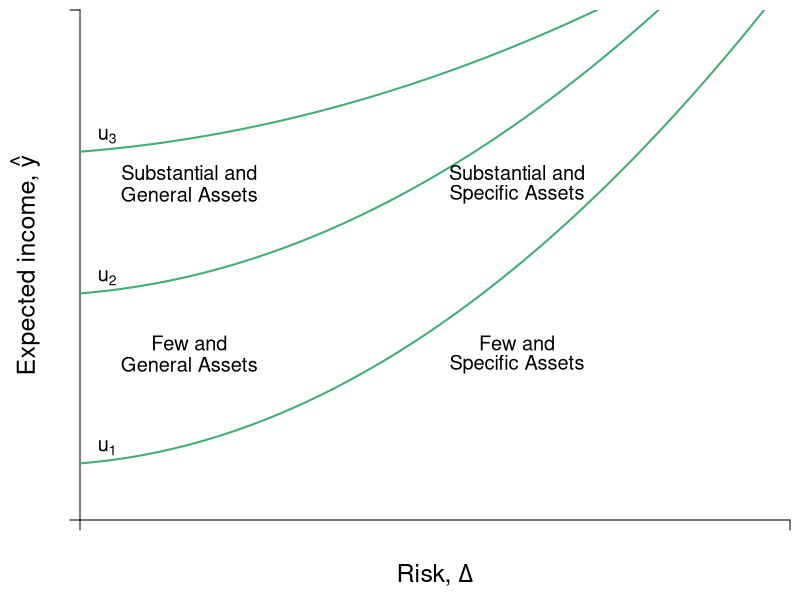

Write R code to recreate this figure.
#Graph Designer: Simon Halliday & Scott Cohn
#Authors: Bowles and Halliday
#Title: Coordination, Conflict and Competition: A Text in Microeconomics

library(shape)
pdf(file = "risk/indiff_map_assets.pdf", width = 8, height = 8)

#Set parameters for graphics
axislabelsize <- 1.5
labelsize <- 1.2
graphlinewidth <- 2
segmentlinewidth <- 1.5
a <- c(2, 4, 6)


COL <- c("#7fc97f", "#beaed4", "#fdc086", "#ffff99", "#386cb0", "#f0027f", "#bf5b17", "#666666")
COLA <- c("#e0f3db", "#99d8c9","#66c2a4","#41ae76", "#238b45", "#005824")
COLB <- c("#c6dbef", "#4eb3d3", "#2b8cbe", "#0868ac","#084081")
COLC <- c("#fcfbfd", "#efedf5", "#dadaeb", "#bcbddc", "#9e9ac8", "#807dba", "#6a51a3", "#54278f", "#3f007d")

par(mar =  c(4, 4, .5, .5))
xlims <- c(0, 13)
ylims <- c(0, 18)

indiff <- function(g, intercept = 4, slope = 0.09){
  intercept + slope*g^2 + 0.15*g
}

insur <- function(g, intercept = 3, slope = 0.36){
  intercept  + slope*g
}

#Indifference curves of a risk-averse homo economicus (2nd graph out of the two for 4.7)
indiffA <- function(x, ua = 2, slope = 1/12) {
  ua + slope*(x)^2
}


npts <- 501 
x <- seq(xlims[1], xlims[2], length.out = npts)
y <- seq(ylims[1], ylims[2], length.out = npts) 

plot(0, 0, xlim = xlims, ylim = ylims, type = "n",
     xlab = expression(paste("")),
     ylab = expression(paste("")), 
     xaxt = "n", 
     yaxt = "n", 
     cex.lab = axislabelsize, 
     bty = "n", 
     xaxs="i", 
     yaxs="i"
)

#x and y limits with plain axes without ticks/numbers to match previous graph

#ticksx <- seq(from = 0, to = xlims[2]+1, by = 4)
#xlabels <- seq(from = 0, to = xlims[2], by = 1)
ticksx <- c(xlims[1], xlims[2])
xlabels <- c(NA, NA)
#ticksy <- seq(from = 0, to = ylims[2]+1, by = 4)
#ylabels <- seq(from = 0, to = ylims[2], by = 1)
ticksy <- c(ylims[1], ylims[2])
ylabels <- c(NA, NA)

axis(1,at = ticksx,  pos = 0, labels = xlabels)
axis(2,at = ticksy,  pos = 0, labels = ylabels, las = 1)

npts <- 500 
xx1 <- seq(xlims[1], xlims[2], length.out = npts)
xx2 <- seq(0, xlims[2], length.out = npts)
xx3 <- seq(xlims[1], 0, length.out = npts)
xx4 <- seq(-11, 0, length.out = npts)


# lines(xx1, indiffA(xx1, ua = 2), col = COLB[4], lwd = graphlinewidth)
# lines(xx1, indiffA(xx1, ua = 16.2), col = COLB[4], lwd = graphlinewidth)
# lines(xx1, indiffA(xx1, ua = 28.4), col = COLB[4], lwd = graphlinewidth)

lines(xx1, indiff(xx1, intercept = 2, slope = 0.09), col = COLA[4], lwd = graphlinewidth, lty = 1)
#lines(xx1, indiff(xx1, intercept = 7, slope = 0.08), col = COLA[4], lwd = graphlinewidth, lty = 1)
lines(xx1, indiff(xx1, intercept = 8, slope = 0.075), col = COLA[4], lwd = graphlinewidth, lty = 1)
#lines(xx1, indiff(xx1, intercept = 9.2, slope = 0.08), col = COLA[4], lwd = graphlinewidth, lty = 1)
lines(xx1, indiff(xx1, intercept = 13, slope = 0.04), col = COLA[4], lwd = graphlinewidth, lty = 1)

#Axis labels and draw linear utility function
mtext(expression(paste("Risk, ", Delta)), side=1, line = 2.5, cex = axislabelsize)
text(xlims[1] - 1, ylims[2] - 0.5*(ylims[2] - ylims[1]), expression(paste("Expected income, ", hat(y))), xpd = TRUE, cex = axislabelsize, srt = 90) 

#label the three indifference curves

text(20.5, indiffA(20)+3.355, expression(paste(u[1])), xpd = TRUE, cex = labelsize)
text(16, indiffA(18)+9.8, expression(paste(u[2])),  xpd = TRUE, cex = labelsize)
text(10.5, indiffA(16)+15.5, expression(paste(u[3])),  xpd = TRUE, cex = labelsize)

# Asset Labels

text(2, 12.25, expression(paste("Substantial and")), xpd = TRUE, cex = labelsize)
text(2, 11.5, expression(paste("General Assets")), xpd = TRUE, cex = labelsize)

text(2, 6.25, expression(paste("Few and")), xpd = TRUE, cex = labelsize)
text(2, 5.5, expression(paste("General Assets")), xpd = TRUE, cex = labelsize)

text(8, 12.25, expression(paste("Substantial and")), xpd = TRUE, cex = labelsize)
text(8, 11.5, expression(paste("Specific Assets")), xpd = TRUE, cex = labelsize)

text(8, 6.25, expression(paste("Few and")), xpd = TRUE, cex = labelsize)
text(8, 5.5, expression(paste("Specific Assets")), xpd = TRUE, cex = labelsize)

# Label value functions

text(.5, 2.55, expression(u[1]), cex = labelsize)
#text(.5, 7.55, expression(u[2]), cex = labelsize)
text(.5, 8.55, expression(u[2]), cex = labelsize)
text(.5, 13.55, expression(u[3]), cex = labelsize)



dev.off()
